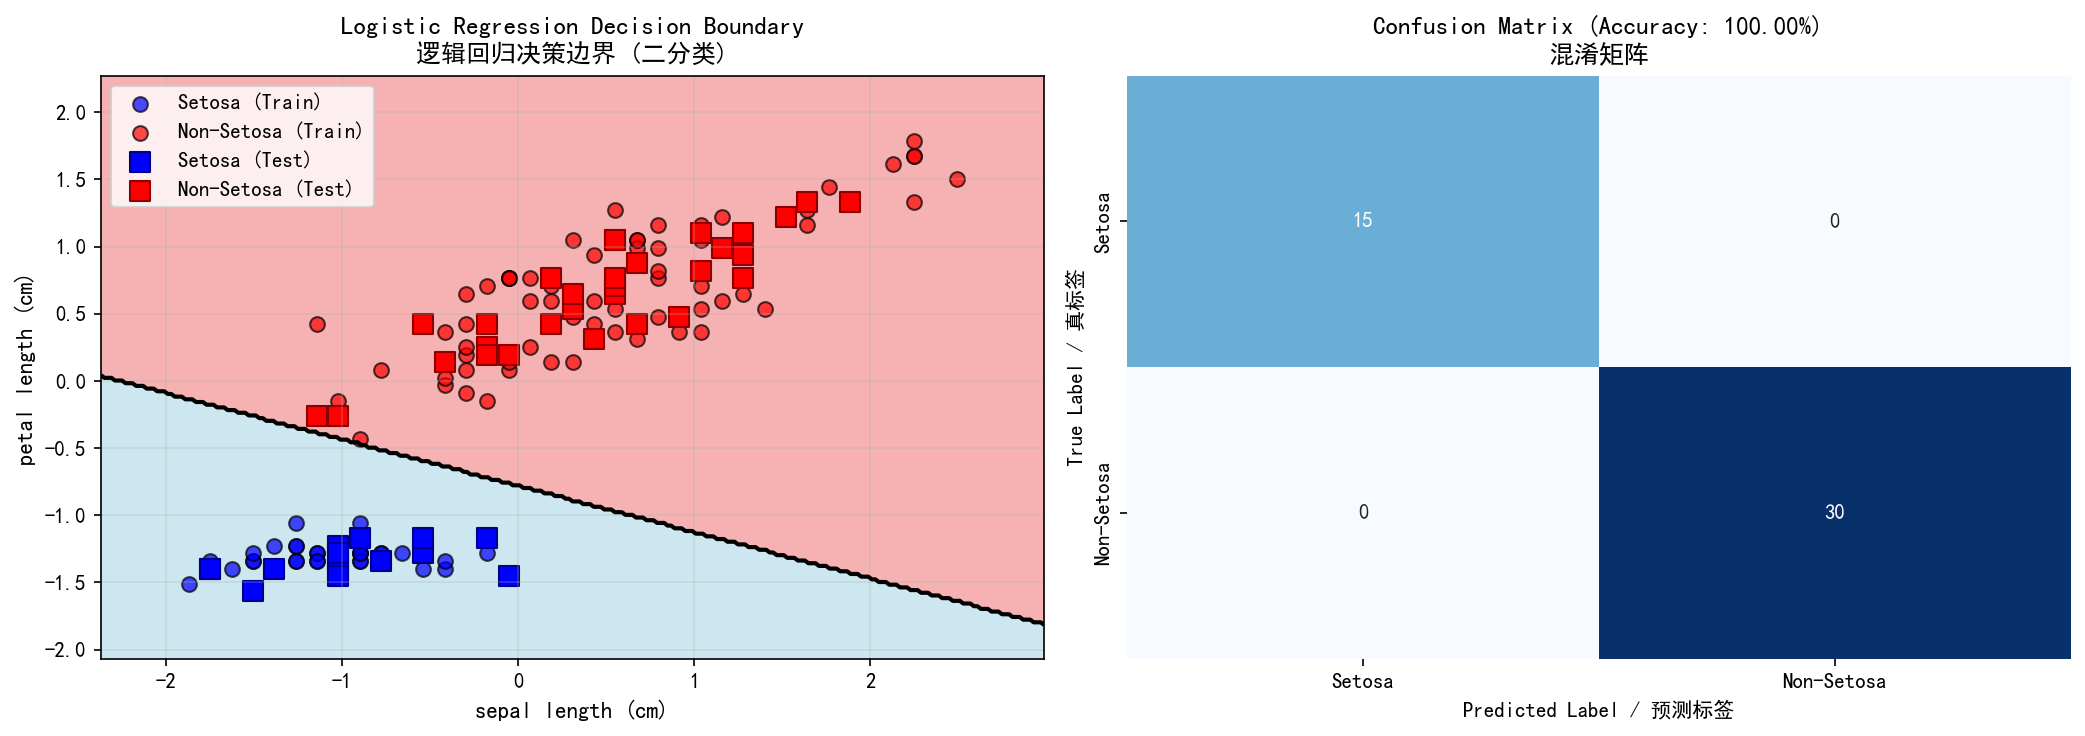

Recreate this plot in Python.
"""
鸢尾花（Iris）数据集 - 二分类示例
===========================================
目标：区分 Setosa 和非 Setosa（二分类）  有刚毛和无刚毛
使用：逻辑回归（区分性模型）

区分性模型特点：
  - 直接学习决策边界 P(y|x)
  - 不需要对数据分布做假设
  - 专注分类边界的区分能力
  
  萼片长度原始值：4.7 cm ~ 7.9 cm
标准化后：-2.0 ~ +2.5（包含负数！）
为什么有负数？因为减去了均值，所以比均值小的都变成负数
"""

import numpy as np
import pandas as pd
import matplotlib
matplotlib.use('TkAgg')  # 使用 TkAgg 后端确保窗口显示
import matplotlib.pyplot as plt
from sklearn.datasets import load_iris
from sklearn.model_selection import train_test_split
from sklearn.preprocessing import StandardScaler
from sklearn.linear_model import LogisticRegression
from sklearn.metrics import accuracy_score, confusion_matrix, classification_report
import seaborn as sns

# 设置中文字体
plt.rcParams['font.sans-serif'] = ['SimHei', 'DejaVu Sans']  # 使用黑体或默认字体
plt.rcParams['axes.unicode_minus'] = False  # 解决负号显示问题

# ==================== 1. 数据加载与准备 ====================
print("=" * 60)
print("鸢尾花二分类：区分 Setosa vs 非 Setosa")
print("=" * 60)

# 加载数据
iris = load_iris()
X = iris.data  # 特征：(150, 4)
y = iris.target  # 标签：0=Setosa有刚毛的  山鸢尾, 1=Versicolor 变色鸢尾 色彩斑斓的, 2=Virginica  弗吉尼亚鸢尾（一种花的品种）

# 转成二分类：Setosa(0) vs 非Setosa(1)
y_binary = (y != 0).astype(int)

print(f"\n原始数据shape: {X.shape}")
print(f"类别分布: {np.bincount(y_binary)}")
print(f"  - Setosa (0): {np.sum(y_binary == 0)}")
print(f"  - 非Setosa (1): {np.sum(y_binary == 1)}")

# ==================== 2. 特征选择与可视化 ====================
# 使用2个特征便于可视化：花萼长度(Sepal Length) 和 花瓣长度(Petal Length)
feature_indices = [0, 2]  # Sepal Length, Petal Length
X_2d = X[:, feature_indices]

print(f"\n选择特征：{iris.feature_names[feature_indices[0]]} 和 {iris.feature_names[feature_indices[1]]}")

# ==================== 3. 数据标准化 ====================
scaler = StandardScaler()
X_2d_scaled = scaler.fit_transform(X_2d)

# ==================== 4. 数据划分 ====================
X_train, X_test, y_train, y_test = train_test_split(
    X_2d_scaled, y_binary, test_size=0.3, random_state=42, stratify=y_binary
)

print(f"\n训练集大小: {X_train.shape[0]}")
print(f"测试集大小: {X_test.shape[0]}")

# ==================== 5. 训练逻辑回归模型 ====================
print("\n" + "=" * 60)
print("训练逻辑回归模型")
print("=" * 60)

model = LogisticRegression(random_state=42, max_iter=1000)
model.fit(X_train, y_train)

# 模型参数
print(f"\n模型参数:")
print(f"  - 权重 w: {model.coef_[0]}")
print(f"  - 截距 b: {model.intercept_[0]}")
print(f"  - 决策函数: P(Setosa|x) = σ(w·x + b)")

# ==================== 6. 预测与评估 ====================
y_pred_train = model.predict(X_train)
y_pred_test = model.predict(X_test)

train_acc = accuracy_score(y_train, y_pred_train) #精度
test_acc = accuracy_score(y_test, y_pred_test)
''''国际通用的区分：

术语	中文最好翻译	代码函数
Accuracy	准确率/精度	accuracy_score()
Precision	精确率	precision_score()  书上也叫准确率
Recall	召回率/灵敏度	recall_score() 查全率  
精度 (Accuracy)     = 全对/总数      ← 全体评价
精确率 (Precision)  = 预测对/预测总数 ← 预测质量
召回率 (Recall)     = 预测对/真实总数 ← 捕捉能力

accuracy_score = 整体对不对 ✅❌
precision = 你说对了的里有多少真的对
recall = 真正对的里有多少你说出来了
f1_score = (2 * precision * recall) / (precision + recall)



标准化 vs 正则化（完全不同的东西！）
特点	标准化 (Standardization)	正则化 (Regularization)
是什么	数据预处理方法	防止过拟合的技术
目的	改变数据范围	限制模型复杂度
公式	x_scaled = (x - 均值) / 标准差	Loss + λ·∑w²
结果	可能有负数	参数变小
阶段	训练前	训练时

''' 

print(f"\n性能评估:")
print(f"  - 训练集准确率: {train_acc:.4f}")
print(f"  - 测试集准确率: {test_acc:.4f}")

# 获取预测概率
y_pred_proba = model.predict_proba(X_test)
print(f"\n预测概率示例 (前5个样本):")
for i in range(min(5, len(y_test))):
    print(f"  样本{i}: P(Setosa)={y_pred_proba[i, 0]:.4f}, P(非Setosa)={y_pred_proba[i, 1]:.4f}, 真标签={y_test[i]}")

# 混淆矩阵
cm = confusion_matrix(y_test, y_pred_test)
print(f"\n混淆矩阵:")
print(cm)

# 分类报告
print(f"\n分类报告:")
print(classification_report(y_test, y_pred_test, target_names=['Setosa', 'Non-Setosa']))

# ==================== 7. 决策边界可视化 ====================
print("\n生成决策边界图...")

# 创建网格
h = 0.02  # 网格步长
x_min, x_max = X_2d_scaled[:, 0].min() - 0.5, X_2d_scaled[:, 0].max() + 0.5
y_min, y_max = X_2d_scaled[:, 1].min() - 0.5, X_2d_scaled[:, 1].max() + 0.5

xx, yy = np.meshgrid(np.arange(x_min, x_max, h),
                     np.arange(y_min, y_max, h))

# 预测网格上所有点的标签
Z = model.predict(np.c_[xx.ravel(), yy.ravel()])
Z = Z.reshape(xx.shape)

# 绘图  axes = 坐标轴/子图（绘图对象）
fig, axes = plt.subplots(1, 2, figsize=(14, 5))

# 左图：决策边界
ax = axes[0]
ax.contourf(xx, yy, Z, levels=np.linspace(0, 1, 3), colors=['lightblue', 'lightcoral'], alpha=0.6)
ax.contour(xx, yy, Z, levels=[0.5], colors='black', linewidths=2)  # 决策边界

# 绘制训练和测试点
ax.scatter(X_train[y_train == 0, 0], X_train[y_train == 0, 1], 
          c='blue', marker='o', label='Setosa (Train)', s=50, edgecolors='k', alpha=0.7)
ax.scatter(X_train[y_train == 1, 0], X_train[y_train == 1, 1], 
          c='red', marker='o', label='Non-Setosa (Train)', s=50, edgecolors='k', alpha=0.7)

ax.scatter(X_test[y_test == 0, 0], X_test[y_test == 0, 1], 
          c='blue', marker='s', label='Setosa (Test)', s=100, edgecolors='darkblue')
ax.scatter(X_test[y_test == 1, 0], X_test[y_test == 1, 1], 
          c='red', marker='s', label='Non-Setosa (Test)', s=100, edgecolors='darkred')

ax.set_xlabel(f"{iris.feature_names[feature_indices[0]]}", fontsize=11)
ax.set_ylabel(f"{iris.feature_names[feature_indices[1]]}", fontsize=11)
ax.set_title('Logistic Regression Decision Boundary\n逻辑回归决策边界 (二分类)', fontsize=12, fontweight='bold')
ax.legend(loc='best')
ax.grid(alpha=0.3)

# 右图：混淆矩阵热力图
ax = axes[1]
sns.heatmap(cm, annot=True, fmt='d', cmap='Blues', ax=ax, cbar=False,
           xticklabels=['Setosa', 'Non-Setosa'],
           yticklabels=['Setosa', 'Non-Setosa'])
ax.set_ylabel('True Label / 真标签')
ax.set_xlabel('Predicted Label / 预测标签')
ax.set_title(f'Confusion Matrix (Accuracy: {test_acc:.2%})\n混淆矩阵', fontsize=12, fontweight='bold')

plt.tight_layout()
plt.savefig('iris_binary_classification.png', dpi=150, bbox_inches='tight')
print("✓ 已保存：iris_binary_classification.png")
plt.show()

# ==================== 8. 预测概率的可视化 ====================
fig, ax = plt.subplots(figsize=(10, 6))

# 获取预测概率
y_pred_proba_all = model.predict_proba(X_2d_scaled)
proba_setosa = y_pred_proba_all[:, 0]

# 按真标签分组绘制
scatter = ax.scatter(X_2d_scaled[y_binary == 0, 0], 
                     X_2d_scaled[y_binary == 0, 1],
                     c=proba_setosa[y_binary == 0],
                     cmap='Blues', s=80, alpha=0.7, label='Setosa')

scatter = ax.scatter(X_2d_scaled[y_binary == 1, 0], 
                     X_2d_scaled[y_binary == 1, 1],
                     c=proba_setosa[y_binary == 1],
                     cmap='Reds', s=80, alpha=0.7, label='Non-Setosa')

ax.set_xlabel(iris.feature_names[feature_indices[0]], fontsize=11)
ax.set_ylabel(iris.feature_names[feature_indices[1]], fontsize=11)
ax.set_title('Prediction Probability P(Setosa|x)\n预测概率（颜色深度表示概率大小）', fontsize=12, fontweight='bold')
cbar = plt.colorbar(scatter, ax=ax)
cbar.set_label('P(Setosa) / 概率', fontsize=11)
ax.legend(loc='best')
ax.grid(alpha=0.3)

plt.tight_layout()
plt.savefig('iris_probability_heatmap.png', dpi=150, bbox_inches='tight')
print("✓ 已保存：iris_probability_heatmap.png")
plt.show()

print("\n" + "=" * 60)
print("完成！")
print("=" * 60)
